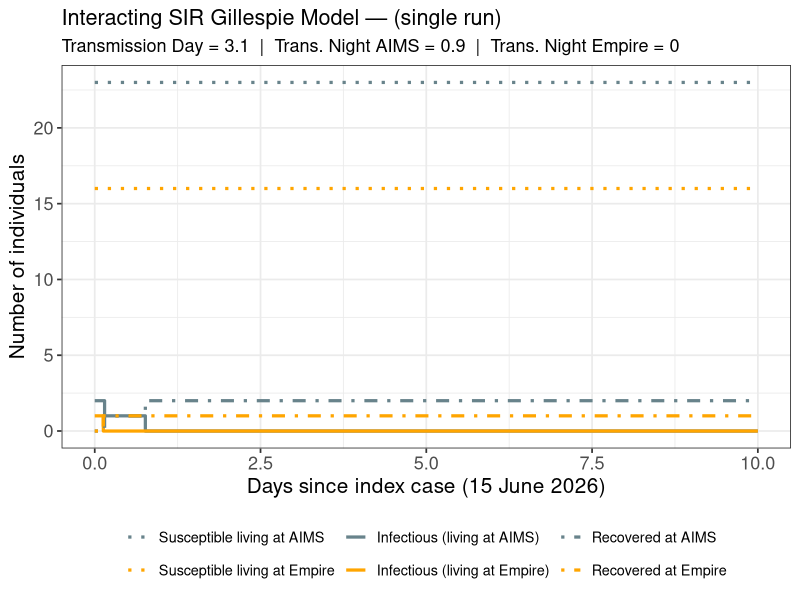
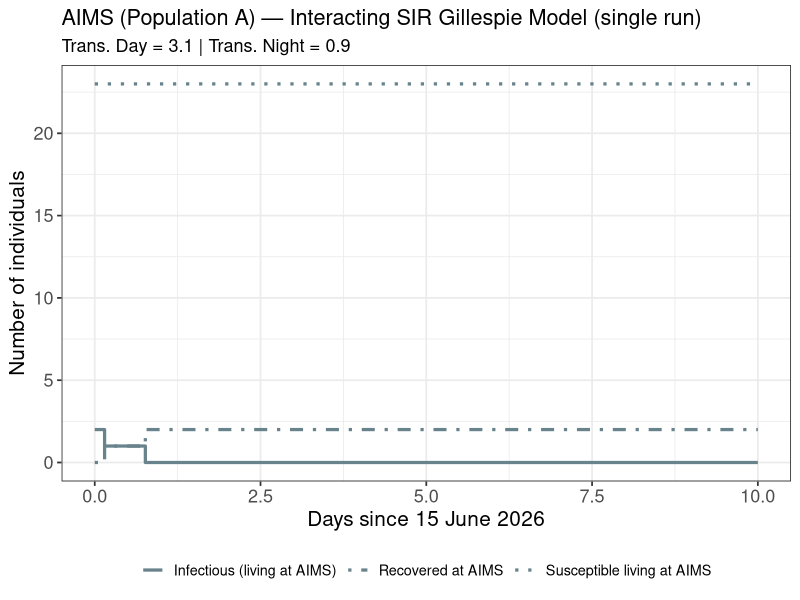
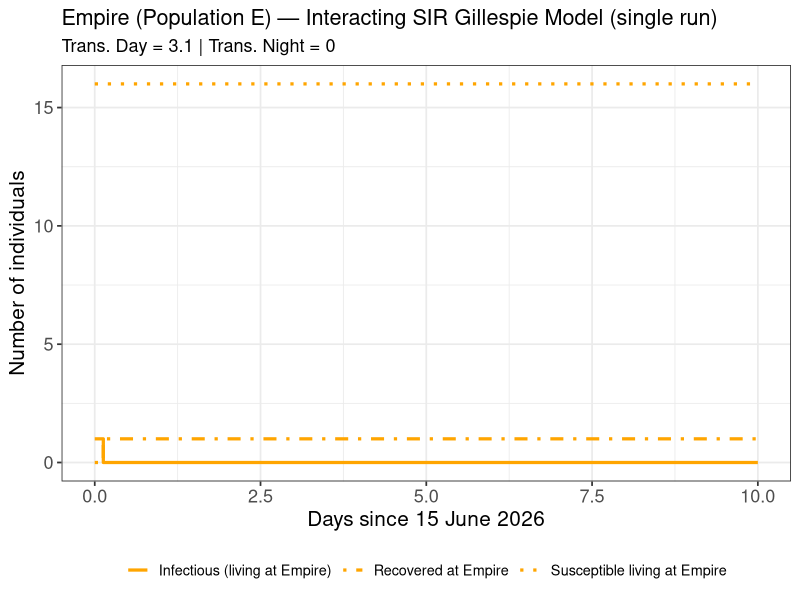
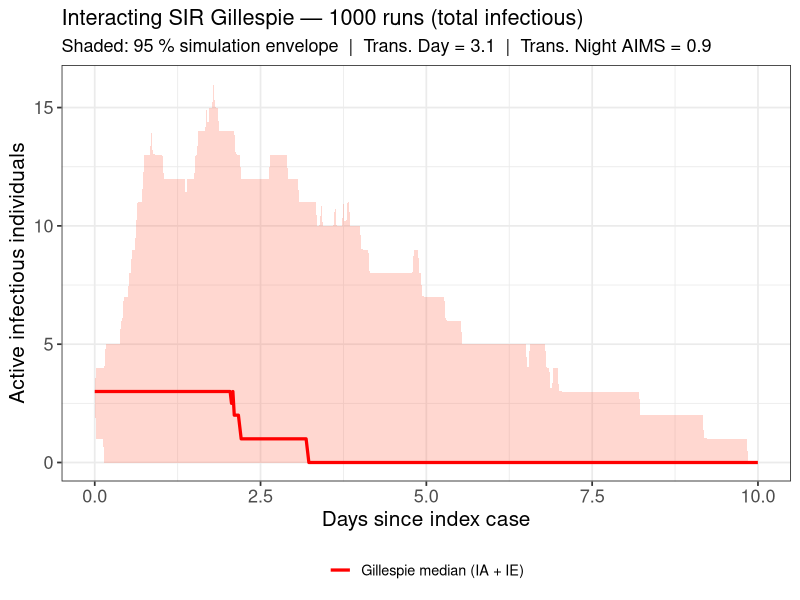
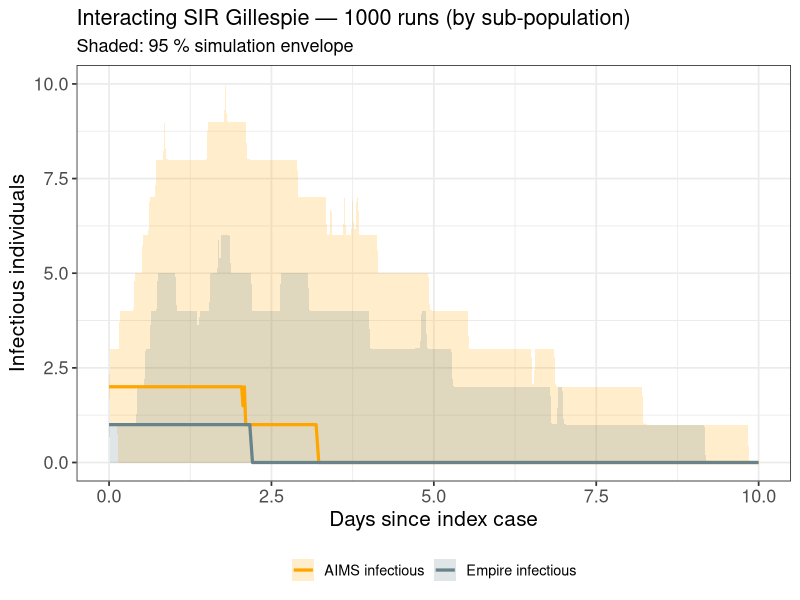

The R source for these figures, in order:
# Date    : 22 July 2026
# Authors : Mandita Rakei (original), updated to match SSIIRR deterministic ODE
# Purpose : Gillespie (stochastic) SIR model — two sub-populations (AIMS & Empire)
#           with time-varying (daytime / nighttime) betas

# ---------------------------------------------------------------------------
# Model Description
# ---------------------------------------------------------------------------
# Two sub-populations sharing AIMS during the day:
#   Population A — residents of AIMS     (N_A = 25)
#   Population E — residents of Empire   (N_E = 17)
#
# Compartments: SA, SE, IA, IE, RA, RE
#
# Force of infection mirrors the ODE exactly:
#   DAYTIME   (day_fraction in [0.3328, 0.77071]):
#     inf_mix  = betaMix  * (IA + IE) / N0  <- shared AIMS mixing
#     inf_NA   = 0                             <- no AIMS-only night contact
#     inf_NE   = 0                             <- no Empire-only night contact
#
#   NIGHTTIME (all other hours):
#     inf_mix  = 0
#     inf_NA   = betaNightA * IA / N_A         <- AIMS residents only
#     inf_NE   = betaNightE * IE / N_E         <- Empire residents only
#
# Transitions and rates (exactly matching ODE derivatives):
#   Event                Change                 Rate
#   Infect SA (day)      SA -> IA                (inf_mix) * SA
#   Infect SA (night)    SA -> IA                (inf_NA)  * SA
#   Infect SE (day)      SE -> IE                (inf_mix) * SE
#   Infect SE (night)    SE -> IE                (inf_NE)  * SE
#   Recover IA           IA -> RA                gammaA * IA
#   Recover IE           IE -> RE                gammaE * IE

# ---------------------------------------------------------------------------
# Step 0: Load packages
# ---------------------------------------------------------------------------

library(tidyverse)
library(lubridate)

# ---------------------------------------------------------------------------
# Step 1: Load data and set initial conditions (mirrors ODE script exactly)
# ---------------------------------------------------------------------------

data <- read.csv("MMF-Final+Locations+Doctors.csv", stringsAsFactors = FALSE)

data$Date     <- as.Date(data$Date, format = "%d/%m/%Y")
data$DateTime <- as.POSIXct(paste(data$Date, data$Time),
                            format = "%Y-%m-%d %H:%M:%S")
data$Day      <- as.numeric(data$Date - min(data$Date))

# Location == 1 -> IE (Empire), Location == 0 -> IA (AIMS)
data$Status <- ifelse(data$Location == 1, "IE", "IA")

# Index cases — same logic as ODE script
I0_IE <- sum(data$Location == 1 & data$Infected.by == "Started")
I0_IA <- sum(data$Location == 0 & data$Infected.by == "Started")

# Population sizes — identical to ODE script
N0  <- 42
N_A <- 25
N_E <- 17
S0_A <- N_A - I0_IA
S0_E <- N_E - I0_IE

# Initial state vector — compartment names and order match pop.ssiirr in ODE
y0 <- c(
  SE = S0_E,
  SA = S0_A,
  IA = I0_IA,
  IE = I0_IE,
  RA = 0,
  RE = 0
)

# ---------------------------------------------------------------------------
# Step 2: Parameters — identical to the ODE script
# ---------------------------------------------------------------------------

betaMixprior    <- 3.1
betaNightAprior <- 0.9
betaNightEprior <- 0       # Empire has no night-only transmission in the ODE

params <- c(
  betaMix    = betaMixprior,
  betaNightA = betaNightAprior,
  betaNightE = betaNightEprior,
  gammaA     = 1,
  gammaE     = 1,
  N0         = N0,
  N_A        = N_A,
  N_E        = N_E
)

# Daytime window (fraction of day) — matches ODE exactly
DAYTIME_START <- 0.3328
DAYTIME_END   <- 0.77071

# ---------------------------------------------------------------------------
# Step 3: Single Gillespie step — six possible events, time-dependent rates
# ---------------------------------------------------------------------------

event_ssiirr <- function(time, SA, SE, IA, IE, RA, RE, params, t_end) {
  with(as.list(params), {
    is_daytime   <- (time >= floor(time) + 0.3328) & (time <= floor(time) + 0.77071)
    
    # Dynamic betas
    beta_M  <- ifelse(is_daytime, betaMixprior, 0)
    beta_NA <- ifelse(is_daytime, 0, betaNightAprior)
    beta_NE <- ifelse(is_daytime, 0, betaNightEprior)
    
    inf_mix <- beta_M  * (IA + IE) / N0
    inf_NA  <- beta_NA * IA / N_A
    inf_NE  <- beta_NE * IE / N_E
    
    # Six event rates — exactly the terms in the ODE derivatives
    rates <- c(
      infect_A_mix   = inf_mix * SA,          # daytime AIMS infection
      infect_A_night = inf_NA  * SA,           # nighttime AIMS-only infection
      infect_E_mix   = inf_mix * SE,           # daytime Empire infection
      infect_E_night = inf_NE  * SE,           # nighttime Empire-only infection
      recover_A      = gammaA  * IA,
      recover_E      = gammaE  * IE
    )
    
    total_rate <- sum(rates)
    
    new_infection <- 0
    
    if (total_rate == 0) {
      # Epidemic is over — jump to end of simulation
      return(data.frame(
        time = t_end,
        SA = SA, SE = SE, IA = IA, IE = IE, RA = RA, RE = RE,
        new_infection = 0
      ))
    }
    
    # Time to next event (exponential inter-arrival)
    event_time <- time + rexp(1, total_rate)
    
    # Which event fires?
    event_type <- sample(names(rates), 1, prob = rates / total_rate)
    
    switch(event_type,
           "infect_A_mix"   = { SA <- SA - 1; IA <- IA + 1; new_infection <- 1 },
           "infect_A_night" = { SA <- SA - 1; IA <- IA + 1; new_infection <- 1 },
           "infect_E_mix"   = { SE <- SE - 1; IE <- IE + 1; new_infection <- 1 },
           "infect_E_night" = { SE <- SE - 1; IE <- IE + 1; new_infection <- 1 },
           "recover_A"      = { IA <- IA - 1; RA <- RA + 1 },
           "recover_E"      = { IE <- IE - 1; RE <- RE + 1 }
    )
    
    return(data.frame(
      time = event_time,
      SA = SA, SE = SE, IA = IA, IE = IE, RA = RA, RE = RE,
      new_infection = new_infection
    ))
  })
}

# ---------------------------------------------------------------------------
# Step 4: Full Gillespie simulation from t = 0 to t_end
#         Includes a CI (cumulative incidence) column to mirror ssiirr_CI
# ---------------------------------------------------------------------------

simulate_ssiirr <- function(t_end, y, params) {
  with(as.list(y), {
    
    CI <- 0
    
    ts <- data.frame(
      time = 0,
      SA = SA, SE = SE, IA = IA, IE = IE, RA = RA, RE = RE,
      CI = CI
    )
    current <- ts[1, ]
    
    while (current$time < t_end) {
      
      nxt <- event_ssiirr(
        time = current$time,
        SA   = current$SA,
        SE   = current$SE,
        IA   = current$IA,
        IE   = current$IE,
        RA   = current$RA,
        RE   = current$RE,
        params = params,
        t_end  = t_end
      )
      
      # Stop if next event falls beyond t_end
      if (nxt$time >= t_end) break
      
      CI <- CI + nxt$new_infection
      
      current <- data.frame(
        time = nxt$time,
        SA   = nxt$SA, SE = nxt$SE,
        IA   = nxt$IA, IE = nxt$IE,
        RA   = nxt$RA, RE = nxt$RE,
        CI   = CI
      )
      ts <- rbind(ts, current)
    }
    
    # Final row at exactly t_end for clean downstream indexing
    ts <- rbind(ts, data.frame(
      time = t_end,
      SA   = current$SA, SE = current$SE,
      IA   = current$IA, IE = current$IE,
      RA   = current$RA, RE = current$RE,
      CI   = CI
    ))
    
    return(ts)
  })
}

# ---------------------------------------------------------------------------
# Step 5: Run one realisation
# ---------------------------------------------------------------------------

final_time <- 10     # days — same horizon as the ODE script
ts1 <- simulate_ssiirr(final_time, y0, params)

cat("\nGillespie trajectory (last 6 rows):\n"); print(tail(ts1))

# ---------------------------------------------------------------------------
# Global Aesthetic Mappings (Styles & Color Definitions)
# ---------------------------------------------------------------------------

pop_colours <- c(
  SA = "lightblue4", IA = "lightblue4", RA = "lightblue4",
  SE = "orange",     IE = "orange",     RE = "orange"
)

pop_labels <- c(
  SA = "Susceptible living at AIMS",
  SE = "Susceptible living at Empire",
  IA = "Infectious (living at AIMS)",
  IE = "Infectious (living at Empire)",
  RA = "Recovered at AIMS",
  RE = "Recovered at Empire"
)

state_linetypes <- c(
  SA = "dotted",  SE = "dotted",
  IA = "solid",   IE = "solid",
  RA = "dotdash", RE = "dotdash"
)

# ---------------------------------------------------------------------------
# Step 6a: Plot all six compartments (mirrors ODE compartment plot)
# ---------------------------------------------------------------------------

ts1_long <- ts1 %>%
  pivot_longer(cols      = c(SA, SE, IA, IE, RA, RE),
               names_to  = "Compartment",
               values_to = "Count") %>%
  mutate(Compartment = factor(Compartment,
                              levels = c("SA", "SE", "IA", "IE", "RA", "RE")))

Combination <- ggplot(ts1_long, aes(x = time, y = Count, colour = Compartment, linetype = Compartment)) +
  geom_step(linewidth = 1.1) +
  scale_colour_manual(values = pop_colours, labels = pop_labels) +
  scale_linetype_manual(values = state_linetypes, labels = pop_labels) +
  xlab("Days since index case (15 June 2026)") +
  ylab("Number of individuals") +
  ggtitle("Interacting SIR Gillespie Model — (single run)",
          subtitle = paste0("Transmission Day = ", round(params["betaMix"], 1),
                            "  |  Trans. Night AIMS = ", round(params["betaNightA"], 1),
                            "  |  Trans. Night Empire = ", round(params["betaNightE"], 1))) +
  theme_bw(base_size = 13) +
  theme(legend.position = "bottom", 
        legend.title = element_blank(),
        axis.title = element_text(size = 15),
        axis.text  = element_text(size = 13))

ggsave("Combination_Gillespie.png", Combination, width = 8, height = 6, dpi = 300)



# ---------------------------------------------------------------------------
# Step 6b: AIMS compartments only (mirrors ODE Empire plot)
# ---------------------------------------------------------------------------


ts1_long_A <- ts1 %>%
  pivot_longer(cols = c(SA, IA, RA),
               names_to  = "Compartment",
               values_to = "Count")

A <- ggplot(ts1_long_A, aes(x = time, y = Count, colour = Compartment, linetype = Compartment)) +
  geom_step(linewidth = 1.1) +
  scale_colour_manual(values = pop_colours, labels = pop_labels) +
  scale_linetype_manual(values = state_linetypes, labels = pop_labels) +
  xlab("Days since 15 June 2026") +
  ylab("Number of individuals") +
  ggtitle("AIMS (Population A) — Interacting SIR Gillespie Model (single run)",
          subtitle = paste0("Trans. Day = ", round(params["betaMix"], 1),
                            " | Trans. Night = ", round(params["betaNightA"], 1))) +
  theme_bw(base_size = 13) +
  theme(legend.position = "bottom", 
        legend.title = element_blank(),
        axis.title = element_text(size = 15),
        axis.text  = element_text(size = 13))

ggsave("AIMS_Gillespie.png", A, width = 8, height = 6, dpi = 300)

# ---------------------------------------------------------------------------
# Step 6c: Empire compartments only (mirrors ODE Empire plot)
# ---------------------------------------------------------------------------

ts1_long_E <- ts1 %>%
  pivot_longer(cols = c(SE, IE, RE),
               names_to  = "Compartment",
               values_to = "Count")

E<-ggplot(ts1_long_E, aes(x = time, y = Count, colour = Compartment, linetype = Compartment)) +
  geom_step(linewidth = 1.1) +
  scale_colour_manual(values = pop_colours, labels = pop_labels) +
  scale_linetype_manual(values = state_linetypes, labels = pop_labels) +
  xlab("Days since 15 June 2026") +
  ylab("Number of individuals") +
  ggtitle("Empire (Population E) — Interacting SIR Gillespie Model (single run)",
          subtitle = paste0("Trans. Day = ", round(params["betaMix"], 1),
                            " | Trans. Night = ", round(params["betaNightE"], 1))) +
  theme_bw(base_size = 13) +
  theme(legend.position = "bottom", 
        legend.title = element_blank(),
        axis.title = element_text(size = 15),
        axis.text  = element_text(size = 13))

ggsave("Empire_Gillespie.png", E, width = 8, height = 6, dpi = 300)

# ---------------------------------------------------------------------------
# Step 7: Multiple realisations — median + 95 % envelope (Original Simulation Method)
# ---------------------------------------------------------------------------

n_sims   <- 1000
time_out <- seq(0, final_time, by = 0.02083)   # ~30-min grid, matches ODE step

# Helper: look up compartment value at each grid point (last-value carry-forward)
get_compartment_at <- function(traj, tgrid, col) {
  sapply(tgrid, function(t) {
    idx <- max(which(traj$time <= t))
    traj[[col]][idx]
  })
}

sim_list <- lapply(seq_len(n_sims), function(i) {
  traj <- simulate_ssiirr(final_time, y0, params)
  data.frame(
    sim  = i,
    time = time_out,
    SA   = get_compartment_at(traj, time_out, "SA"),
    SE   = get_compartment_at(traj, time_out, "SE"),
    IA   = get_compartment_at(traj, time_out, "IA"),
    IE   = get_compartment_at(traj, time_out, "IE"),
    RA   = get_compartment_at(traj, time_out, "RA"),
    RE   = get_compartment_at(traj, time_out, "RE"),
    CI   = get_compartment_at(traj, time_out, "CI")
  )
})

sim_all <- bind_rows(sim_list)

# Summarise per time point
ensemble <- sim_all %>%
  group_by(time) %>%
  summarise(
    IA_med = median(IA), IA_lo = quantile(IA, 0.025), IA_hi = quantile(IA, 0.975),
    IE_med = median(IE), IE_lo = quantile(IE, 0.025), IE_hi = quantile(IE, 0.975),
    SA_med = median(SA), SA_lo = quantile(SA, 0.025), SA_hi = quantile(SA, 0.975),
    SE_med = median(SE), SE_lo = quantile(SE, 0.025), SE_hi = quantile(SE, 0.975),
    RA_med = median(RA), RA_lo = quantile(RA, 0.025), RA_hi = quantile(RA, 0.975),
    RE_med = median(RE), RE_lo = quantile(RE, 0.025), RE_hi = quantile(RE, 0.975),
    .groups = "drop"
  )

# --- Plot: total infectious (IA + IE) ensemble (Saved using plotTest dimensions) ---
plotEnsembleTotal <- ggplot(ensemble, aes(x = time)) +
  geom_ribbon(aes(ymin = IA_lo + IE_lo, ymax = IA_hi + IE_hi),
              fill = "tomato", alpha = 0.25) +
  geom_line(aes(y = IA_med + IE_med, colour = "Gillespie median (IA + IE)"),
            linewidth = 1.1) +
  scale_colour_manual(values = c("Gillespie median (IA + IE)" = "red")) +
  xlab("Days since index case") +
  ylab("Active infectious individuals") +
  ggtitle(
    paste0("Interacting SIR Gillespie — ", n_sims, " runs (total infectious)"),
    subtitle = paste0("Shaded: 95 % simulation envelope  |  ",
                      "Trans. Day = ", round(params["betaMix"], 1),
                      "  |  Trans. Night AIMS = ", round(params["betaNightA"], 1))
  ) +
  theme_bw(base_size = 13) +
  theme(legend.position = "bottom", 
        legend.title = element_blank(),
        axis.title = element_text(size = 15),
        axis.text  = element_text(size = 13))

ggsave("ensemble_total_infectious.png", plotEnsembleTotal, width = 8, height = 6, dpi = 300)

# --- Plot: AIMS vs Empire infectious separately (Saved using plotTest dimensions) ---
ensemble_long <- ensemble %>%
  select(time, IA_med, IE_med, IA_lo, IE_lo, IA_hi, IE_hi) %>%
  pivot_longer(
    cols      = -time,
    names_to  = c("Compartment", ".value"),
    names_sep = "_"
  )

plotEnsembleSplit <- ggplot(ensemble_long, aes(x = time, colour = Compartment, fill = Compartment)) +
  geom_ribbon(aes(ymin = lo, ymax = hi), alpha = 0.2, colour = NA) +
  geom_line(aes(y = med), linewidth = 1.1) +
  scale_colour_manual(values = c(IA = "orange", IE = "lightblue4"),
                      labels = c(IA = "AIMS infectious",
                                 IE = "Empire infectious")) +
  scale_fill_manual(values   = c(IA = "orange", IE = "lightblue4"),
                    labels   = c(IA = "AIMS infectious",
                                 IE = "Empire infectious")) +
  xlab("Days since index case") +
  ylab("Infectious individuals") +
  ggtitle(
    paste0("Interacting SIR Gillespie — ", n_sims, " runs (by sub-population)"),
    subtitle = "Shaded: 95 % simulation envelope"
  ) +
  theme_bw(base_size = 13) +
  theme(legend.position = "bottom", 
        legend.title = element_blank(),
        axis.title = element_text(size = 15),
        axis.text  = element_text(size = 13))

ggsave("ensemble_split_infectious.png", plotEnsembleSplit, width = 8, height = 6, dpi = 300)
